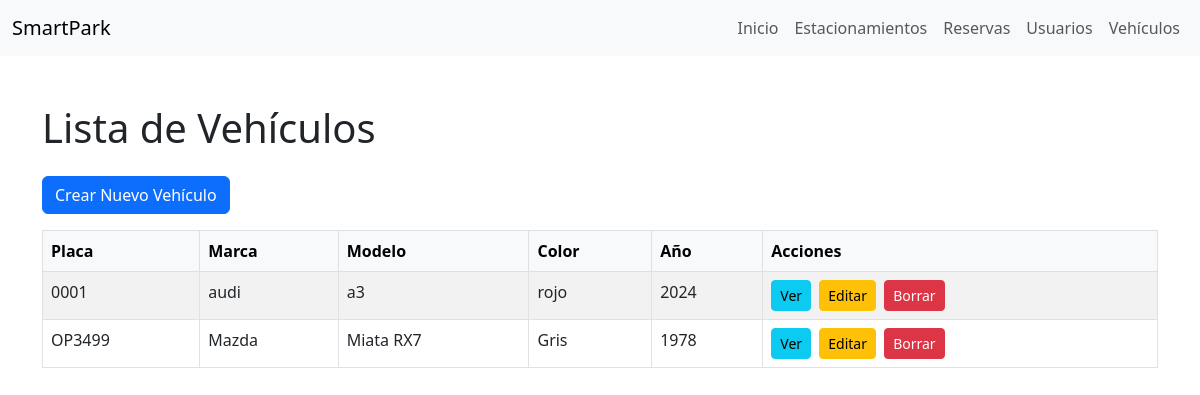
The app's page /vehiculos/ with its own data.
### vehiculos/models.py (models this page shows)
class Vehiculo(models.Model):
    id_vehiculo = models.AutoField(primary_key=True)
    rut = models.ForeignKey(Usuario, on_delete=models.CASCADE)
    placa = models.CharField(max_length=100)
    marca = models.CharField(max_length=100)
    modelo = models.CharField(max_length=100)
    color = models.CharField(max_length=100)
    año = models.IntegerField()

### vehiculos/views.py (the view)
# urls.py: path('', views.lista_vehiculos, name='lista_vehiculos'),
def lista_vehiculos(request):
    vehiculos = Vehiculo.objects.all()
    return render(request, 'vehiculos/lista_vehiculos.html', {'vehiculos': vehiculos})

### vehiculos/templates/vehiculos/lista_vehiculos.html (shortened to what this page needs)
<!DOCTYPE html>
<html lang="en">
<head>
    <link href="https://cdn.jsdelivr.net/npm/bootstrap@5.3.0/dist/css/bootstrap.min.css" rel="stylesheet">
</head>
<body>
    <nav class="navbar navbar-expand-lg navbar-light bg-light">
        <div class="container-fluid">
            <a class="navbar-brand" href="#">SmartPark</a>
            <div class="collapse navbar-collapse" id="navbarNav">
                <ul class="navbar-nav ms-auto">
                    <li class="nav-item">
                        <a class="nav-link" href="{% url 'home' %}">Inicio</a>
                    </li>
                    <li class="nav-item">
                        <a class="nav-link" href="{% url 'lista_estacionamientos' %}">Estacionamientos</a>
                    </li>
                    <li class="nav-item">
                        <a class="nav-link" href="{% url 'lista_reservas' %}">Reservas</a>
                    </li>
                    <li class="nav-item">
                        <a class="nav-link" href="{% url 'lista_usuarios' %}">Usuarios</a>
                    </li>
                    <li class="nav-item">
                        <a class="nav-link" href="{% url 'lista_vehiculos' %}">Vehículos</a>
                    </li>
                </ul>
            </div>
        </div>
    </nav>
    <div class="container mt-5">
        <h1 class="mb-4">Lista de Vehículos</h1>
        <a href="{% url 'crear_vehiculo' %}" class="btn btn-primary mb-3">Crear Nuevo Vehículo</a>
        <table class="table table-bordered table-striped table-hover">
            <thead class="table-light">
                <tr>
                    <th>Placa</th>
                    <th>Marca</th>
                    <th>Modelo</th>
                    <th>Color</th>
                    <th>Año</th>
                    <th>Acciones</th>
                </tr>
            </thead>
            <tbody>
                {% for vehiculo in vehiculos %}
                <tr>
                    <td>{{ vehiculo.placa }}</td>
                    <td>{{ vehiculo.marca }}</td>
                    <td>{{ vehiculo.modelo }}</td>
                    <td>{{ vehiculo.color }}</td>
                    <td>{{ vehiculo.año }}</td>
                    <td>
                        <a href="{% url 'detalle_vehiculo' vehiculo.id_vehiculo %}" class="btn btn-info btn-sm me-1">Ver</a>
                        <a href="{% url 'editar_vehiculo' vehiculo.id_vehiculo %}" class="btn btn-warning btn-sm me-1">Editar</a>
                        <a href="{% url 'borrar_vehiculo' vehiculo.id_vehiculo %}" class="btn btn-danger btn-sm">Borrar</a>
                    </td>
                </tr>
                {% empty %}
                <tr>
                    <td colspan="6" class="text-center">No hay vehículos disponibles.</td>
                </tr>
                {% endfor %}
            </tbody>
        </table>
    </div>
</body>
</html>

### records on screen
Vehiculo: placa "0001", marca "audi", modelo "a3", color "rojo", año "2024"
Vehiculo: placa "OP3499", marca "Mazda", modelo "Miata RX7", color "Gris", año "1978"
